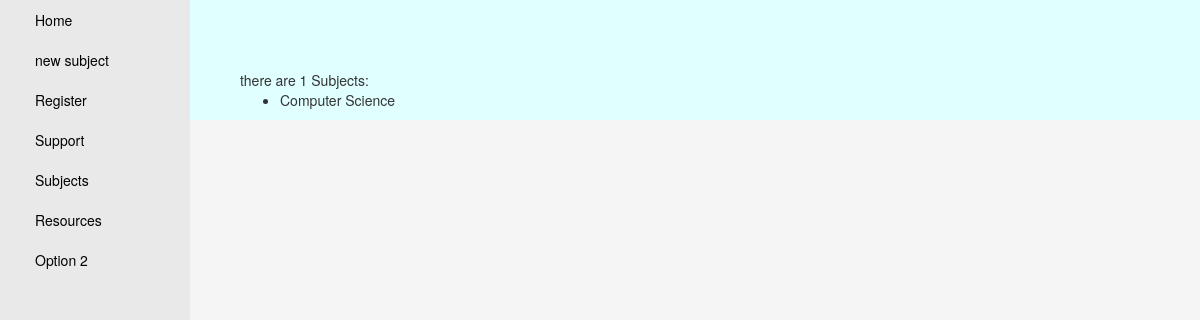
Before: /tracker/chose/ with the older database file.
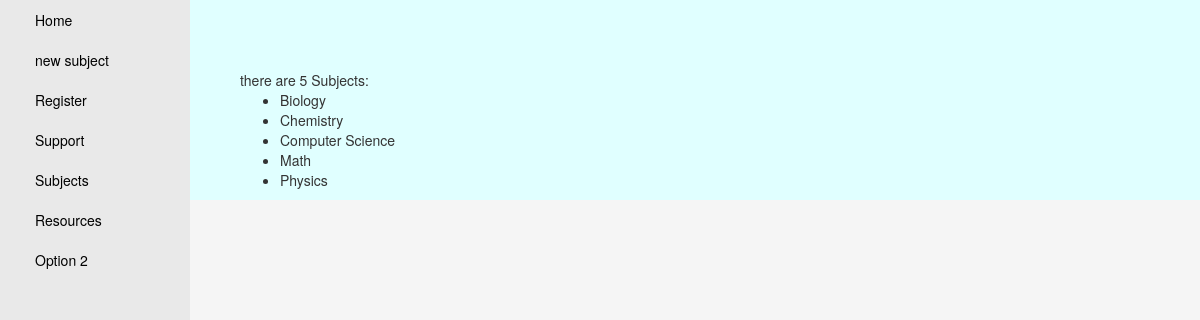
After: the same page with the newer database file.
### tracker/models.py (models this page shows, shortened)
class Subject(models.Model):
    id = models.IntegerField(primary_key=True,help_text="Unique ID for this paticular subject in the app")
    subject_name = models.CharField(max_length=20,help_text="Name of the subject to track")
    subject_group = models.CharField(max_length=20,help_text="Group for the subject")
    class Meta:
        ordering =["subject_name"]

### tracker/views.py (the view)
def subject_display (request):
    num_subject = Subject.objects.all().count()
    num_topic= Topic.objects.all().count()
    num_subtopic =Subtopic.objects.all().count()
    name_subject= Subject.objects.all()
    subject_name= name_subject[0].id
    all_topics= Topic.objects.all()
    return render(
        request,
        'subjects_display.html',
        context={'num_topics': num_topic,'num_subject':num_subject,'num_subtopics':num_subtopic,
                 'name_subject':subject_name,'topics':all_topics,'subject':name_subject},
    )

### tracker/templates/subjects_display.html (shortened to what this page needs)
{% extends "base_generic.html" %}
{% block content %}
{% if subject %}
    there are {{ subject|length }} Subjects:<br/>
    <ul>
    {% for aSubject in subject %}
    <li> {{ aSubject.subject_name }}</li>
    {% endfor %}
    </ul>
{% else %}
    There are no records in the system
{% endif %}
{% endblock %}

Changed rows visible on the page:
added Subject: subject_name "Biology"
added Subject: subject_name "Chemistry"
added Subject: subject_name "Math"
added Subject: subject_name "Physics"
Other visible differences:
{{ subject|length }}: "1" → "5"
